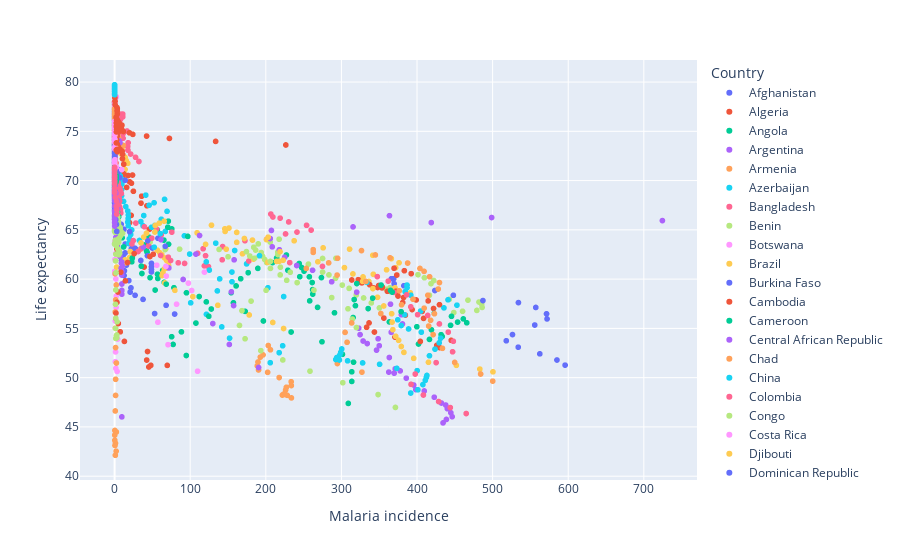

The code cell stored with this chart in its notebook:
### Code cell
fig = px.scatter(data, x="Malaria incidence", y="Life expectancy", color="Country")
fig.show()
